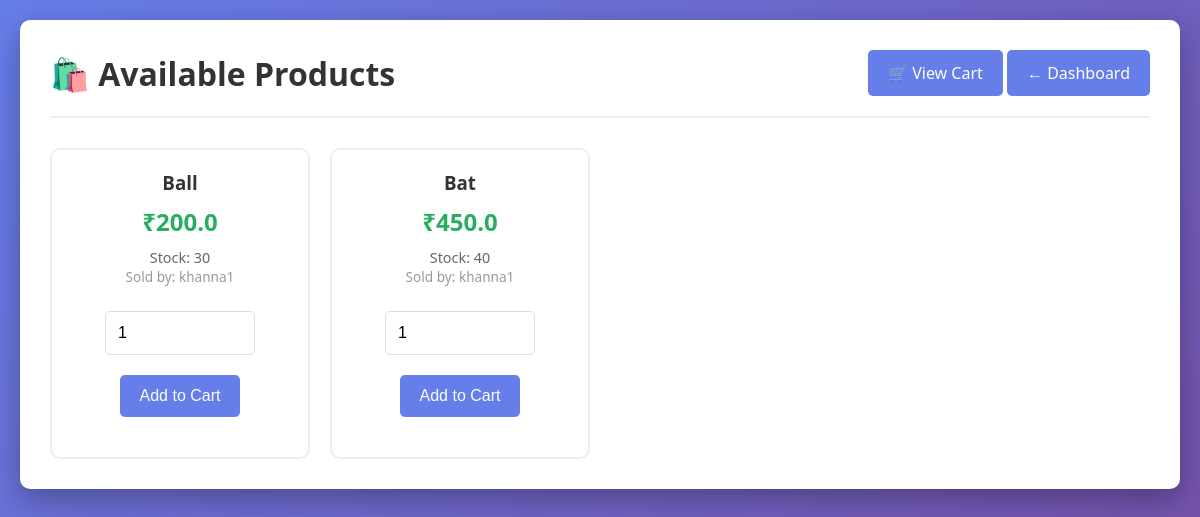
Screenshot of /customer/products (signed in) with the database file from the repository.
### tables this page shows
CREATE TABLE products (
        product_id TEXT PRIMARY KEY,
        name TEXT NOT NULL,
        quantity INTEGER NOT NULL,
        price REAL NOT NULL,
        merchant_id INTEGER,
        FOREIGN KEY (merchant_id) REFERENCES users(user_id)
    );

CREATE TABLE users (
        user_id INTEGER PRIMARY KEY AUTOINCREMENT,
        username TEXT UNIQUE NOT NULL,
        password TEXT NOT NULL,
        role TEXT NOT NULL,
        created_at TEXT
    );

### app.py (the view)
@app.route("/customer/products")
@login_required
@customer_required
def customer_products():
    conn = sqlite3.connect("inventory.db")
    cursor = conn.cursor()
    cursor.execute("""
        SELECT p.*, u.username as merchant_name
        FROM products p
        LEFT JOIN users u ON p.merchant_id = u.user_id
        WHERE p.quantity > 0
    """)
    products = cursor.fetchall()
    conn.close()
    return render_template("customer/products.html", products=products)

### app.py (called while the page is built)
def login_required(f):
    @wraps(f)
    def decorated_function(*args, **kwargs):
        if 'user_id' not in session:
            return redirect(url_for('login'))
        return f(*args, **kwargs)
    return decorated_function

def customer_required(f):
    @wraps(f)
    def decorated_function(*args, **kwargs):
        if session.get('role') != 'customer':
            return "Access Denied", 403
        return f(*args, **kwargs)
    return decorated_function

### templates/customer/products.html (shortened to what this page needs)
<!DOCTYPE html>
<html lang="en">
<head>
    <link rel="stylesheet" href="{{ url_for('static', filename='style.css') }}">
</head>
<body>
    <div class="container">
        <div class="header">
            <h1>🛍️ Available Products</h1>
            <div>
                <a href="/customer/cart" class="btn">🛒 View Cart</a>
                <a href="/customer/dashboard" class="btn">← Dashboard</a>
            </div>
        </div>
        <div class="products-grid">
            {% for product in products %}
            <div class="product-card">
                <h3>{{ product[1] }}</h3>
                <p class="price">₹{{ product[3] }}</p>
                <p class="stock">Stock: {{ product[2] }}</p>
                <p class="merchant">Sold by: {{ product[5] }}</p>
                <form method="POST" action="/customer/add_to_cart">
                    <input type="number" name="quantity" value="1" min="1" max="{{ product[2] }}" required>
                    <button type="submit" class="btn">Add to Cart</button>
                </form>
            </div>
            {% endfor %}
        </div>
    </div>
</body>
</html>

### static/style.css (style rules this page uses)
* { margin: 0; padding: 0; box-sizing: border-box; }
body { font-family: 'Segoe UI', Tahoma, Geneva, Verdana, sans-serif; background: linear-gradient(135deg, #667eea 0%, #764ba2 100%); min-height: 100vh; padding: 20px; }
.container { max-width: 1200px; margin: 0 auto; background: white; padding: 30px; border-radius: 10px; box-shadow: 0 10px 30px rgba(0,0,0,0.3); }
.header { display: flex; justify-content: space-between; align-items: center; margin-bottom: 30px; padding-bottom: 20px; border-bottom: 2px solid #eee; }
.header h1 { color: #333; font-size: 2em; }
.btn { display: inline-block; background: #667eea; color: white; padding: 12px 20px; text-decoration: none; border-radius: 5px; text-align: center; transition: 0.3s; border: none; cursor: pointer; font-size: 1em; }
form { display: flex; gap: 10px; flex-wrap: wrap; margin-bottom: 20px; }
input, select { padding: 12px; border: 1px solid #ddd; border-radius: 5px; flex: 1; min-width: 150px; font-size: 1em; }
button { padding: 12px 25px; font-size: 1em; }
.products-grid { display: grid; grid-template-columns: repeat(auto-fill, minmax(250px, 1fr)); gap: 20px; margin-top: 30px; }
.product-card { background: white; border: 2px solid #eee; border-radius: 10px; padding: 20px; text-align: center; transition: 0.3s; }
.product-card h3 { color: #333; margin-bottom: 10px; }
.product-card .price { font-size: 1.5em; color: #27ae60; font-weight: bold; margin: 10px 0; }
.product-card .stock { color: #666; font-size: 0.9em; }
.product-card .merchant { color: #999; font-size: 0.85em; margin-bottom: 15px; }
.product-card input[type="number"] { width: 80px; margin: 10px auto; }
.product-card form { flex-direction: column; align-items: center; }
h1 { color: #333; }

### rows the page displays
products: name "Ball", price "200.0", quantity "30", username "khanna1"
products: name "Bat", price "450.0", quantity "40", username "khanna1"
